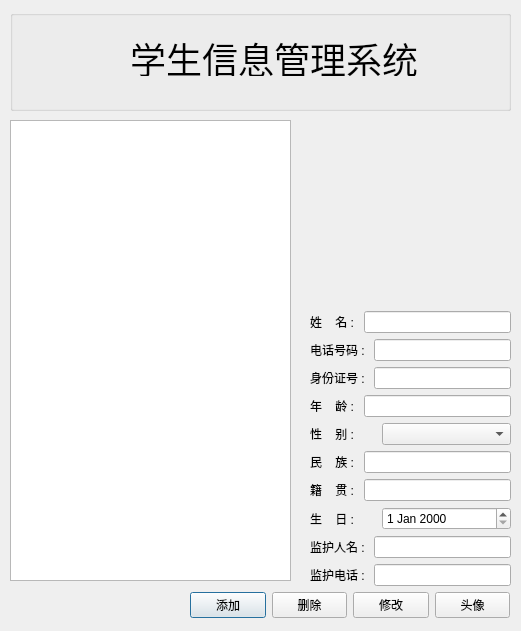
<?xml version="1.0" encoding="UTF-8"?>
<ui version="4.0">
 <class>studentDialog</class>
 <widget class="QDialog" name="studentDialog">
  <property name="geometry">
   <rect>
    <x>0</x>
    <y>0</y>
    <width>521</width>
    <height>631</height>
   </rect>
  </property>
  <property name="windowTitle">
   <string>Dialog</string>
  </property>
  <widget class="QLabel" name="label">
   <property name="geometry">
    <rect>
     <x>330</x>
     <y>120</y>
     <width>161</width>
     <height>181</height>
    </rect>
   </property>
   <property name="text">
    <string/>
   </property>
  </widget>
  <widget class="QWidget" name="layoutWidget_2">
   <property name="geometry">
    <rect>
     <x>190</x>
     <y>590</y>
     <width>320</width>
     <height>31</height>
    </rect>
   </property>
   <layout class="QHBoxLayout" name="horizontalLayout_8">
    <item>
     <widget class="QPushButton" name="pushButton">
      <property name="text">
       <string>添加</string>
      </property>
     </widget>
    </item>
    <item>
     <widget class="QPushButton" name="pushButton_2">
      <property name="text">
       <string>删除</string>
      </property>
     </widget>
    </item>
    <item>
     <widget class="QPushButton" name="pushButton_3">
      <property name="text">
       <string>修改</string>
      </property>
     </widget>
    </item>
    <item>
     <widget class="QPushButton" name="pushButton_4">
      <property name="text">
       <string>头像</string>
      </property>
     </widget>
    </item>
   </layout>
  </widget>
  <widget class="QGroupBox" name="groupBox">
   <property name="geometry">
    <rect>
     <x>10</x>
     <y>10</y>
     <width>501</width>
     <height>101</height>
    </rect>
   </property>
   <property name="title">
    <string/>
   </property>
   <widget class="QLabel" name="label_8">
    <property name="geometry">
     <rect>
      <x>120</x>
      <y>30</y>
      <width>288</width>
      <height>36</height>
     </rect>
    </property>
    <property name="font">
     <font>
      <pointsize>27</pointsize>
     </font>
    </property>
    <property name="text">
     <string>学生信息管理系统</string>
    </property>
   </widget>
  </widget>
  <widget class="QTableView" name="tableView">
   <property name="geometry">
    <rect>
     <x>10</x>
     <y>120</y>
     <width>281</width>
     <height>461</height>
    </rect>
   </property>
  </widget>
  <widget class="QWidget" name="layoutWidget">
   <property name="geometry">
    <rect>
     <x>310</x>
     <y>311</y>
     <width>201</width>
     <height>276</height>
    </rect>
   </property>
   <layout class="QVBoxLayout" name="verticalLayout">
    <item>
     <layout class="QHBoxLayout" name="horizontalLayout">
      <item>
       <widget class="QLabel" name="label_2">
        <property name="text">
         <string>姓    名 : </string>
        </property>
       </widget>
      </item>
      <item>
       <widget class="QLineEdit" name="lineEdit">
        <property name="alignment">
         <set>Qt::AlignRight|Qt::AlignTrailing|Qt::AlignVCenter</set>
        </property>
       </widget>
      </item>
     </layout>
    </item>
    <item>
     <layout class="QHBoxLayout" name="horizontalLayout_2">
      <item>
       <widget class="QLabel" name="label_3">
        <property name="text">
         <string>电话号码 : </string>
        </property>
       </widget>
      </item>
      <item>
       <widget class="QLineEdit" name="lineEdit_2">
        <property name="alignment">
         <set>Qt::AlignRight|Qt::AlignTrailing|Qt::AlignVCenter</set>
        </property>
       </widget>
      </item>
     </layout>
    </item>
    <item>
     <layout class="QHBoxLayout" name="horizontalLayout_4">
      <item>
       <widget class="QLabel" name="label_5">
        <property name="text">
         <string>身份证号 : </string>
        </property>
       </widget>
      </item>
      <item>
       <widget class="QLineEdit" name="lineEdit_3">
        <property name="alignment">
         <set>Qt::AlignRight|Qt::AlignTrailing|Qt::AlignVCenter</set>
        </property>
       </widget>
      </item>
     </layout>
    </item>
    <item>
     <layout class="QHBoxLayout" name="horizontalLayout_5">
      <item>
       <widget class="QLabel" name="label_6">
        <property name="text">
         <string>年    龄 : </string>
        </property>
       </widget>
      </item>
      <item>
       <widget class="QLineEdit" name="lineEdit_4">
        <property name="minimumSize">
         <size>
          <width>0</width>
          <height>0</height>
         </size>
        </property>
        <property name="alignment">
         <set>Qt::AlignRight|Qt::AlignTrailing|Qt::AlignVCenter</set>
        </property>
       </widget>
      </item>
     </layout>
    </item>
    <item>
     <layout class="QHBoxLayout" name="horizontalLayout_6">
      <item>
       <widget class="QLabel" name="label_7">
        <property name="maximumSize">
         <size>
          <width>66</width>
          <height>16777215</height>
         </size>
        </property>
        <property name="text">
         <string>性    别 : </string>
        </property>
       </widget>
      </item>
      <item>
       <widget class="QComboBox" name="comboBox">
        <property name="enabled">
         <bool>true</bool>
        </property>
        <property name="minimumSize">
         <size>
          <width>0</width>
          <height>0</height>
         </size>
        </property>
        <property name="layoutDirection">
         <enum>Qt::LeftToRight</enum>
        </property>
        <item>
         <property name="text">
          <string/>
         </property>
        </item>
        <item>
         <property name="text">
          <string>男</string>
         </property>
        </item>
        <item>
         <property name="text">
          <string>女</string>
         </property>
        </item>
       </widget>
      </item>
     </layout>
    </item>
    <item>
     <layout class="QHBoxLayout" name="horizontalLayout_7">
      <item>
       <widget class="QLabel" name="label_9">
        <property name="text">
         <string>民    族 : </string>
        </property>
       </widget>
      </item>
      <item>
       <widget class="QLineEdit" name="lineEdit_6">
        <property name="alignment">
         <set>Qt::AlignRight|Qt::AlignTrailing|Qt::AlignVCenter</set>
        </property>
       </widget>
      </item>
     </layout>
    </item>
    <item>
     <layout class="QHBoxLayout" name="horizontalLayout_9">
      <item>
       <widget class="QLabel" name="label_10">
        <property name="text">
         <string>籍    贯 : </string>
        </property>
       </widget>
      </item>
      <item>
       <widget class="QLineEdit" name="lineEdit_7">
        <property name="alignment">
         <set>Qt::AlignRight|Qt::AlignTrailing|Qt::AlignVCenter</set>
        </property>
       </widget>
      </item>
     </layout>
    </item>
    <item>
     <layout class="QHBoxLayout" name="horizontalLayout_3">
      <item>
       <widget class="QLabel" name="label_4">
        <property name="maximumSize">
         <size>
          <width>66</width>
          <height>16777215</height>
         </size>
        </property>
        <property name="text">
         <string>生    日 : </string>
        </property>
       </widget>
      </item>
      <item>
       <widget class="QDateEdit" name="dateEdit">
        <property name="minimumSize">
         <size>
          <width>0</width>
          <height>0</height>
         </size>
        </property>
       </widget>
      </item>
     </layout>
    </item>
    <item>
     <layout class="QHBoxLayout" name="horizontalLayout_10">
      <item>
       <widget class="QLabel" name="label_11">
        <property name="text">
         <string>监护人名 : </string>
        </property>
       </widget>
      </item>
      <item>
       <widget class="QLineEdit" name="lineEdit_8">
        <property name="alignment">
         <set>Qt::AlignRight|Qt::AlignTrailing|Qt::AlignVCenter</set>
        </property>
       </widget>
      </item>
     </layout>
    </item>
    <item>
     <layout class="QHBoxLayout" name="horizontalLayout_11">
      <item>
       <widget class="QLabel" name="label_12">
        <property name="text">
         <string>监护电话 : </string>
        </property>
       </widget>
      </item>
      <item>
       <widget class="QLineEdit" name="lineEdit_9">
        <property name="alignment">
         <set>Qt::AlignRight|Qt::AlignTrailing|Qt::AlignVCenter</set>
        </property>
       </widget>
      </item>
     </layout>
    </item>
   </layout>
  </widget>
 </widget>
 <resources/>
 <connections/>
</ui>
